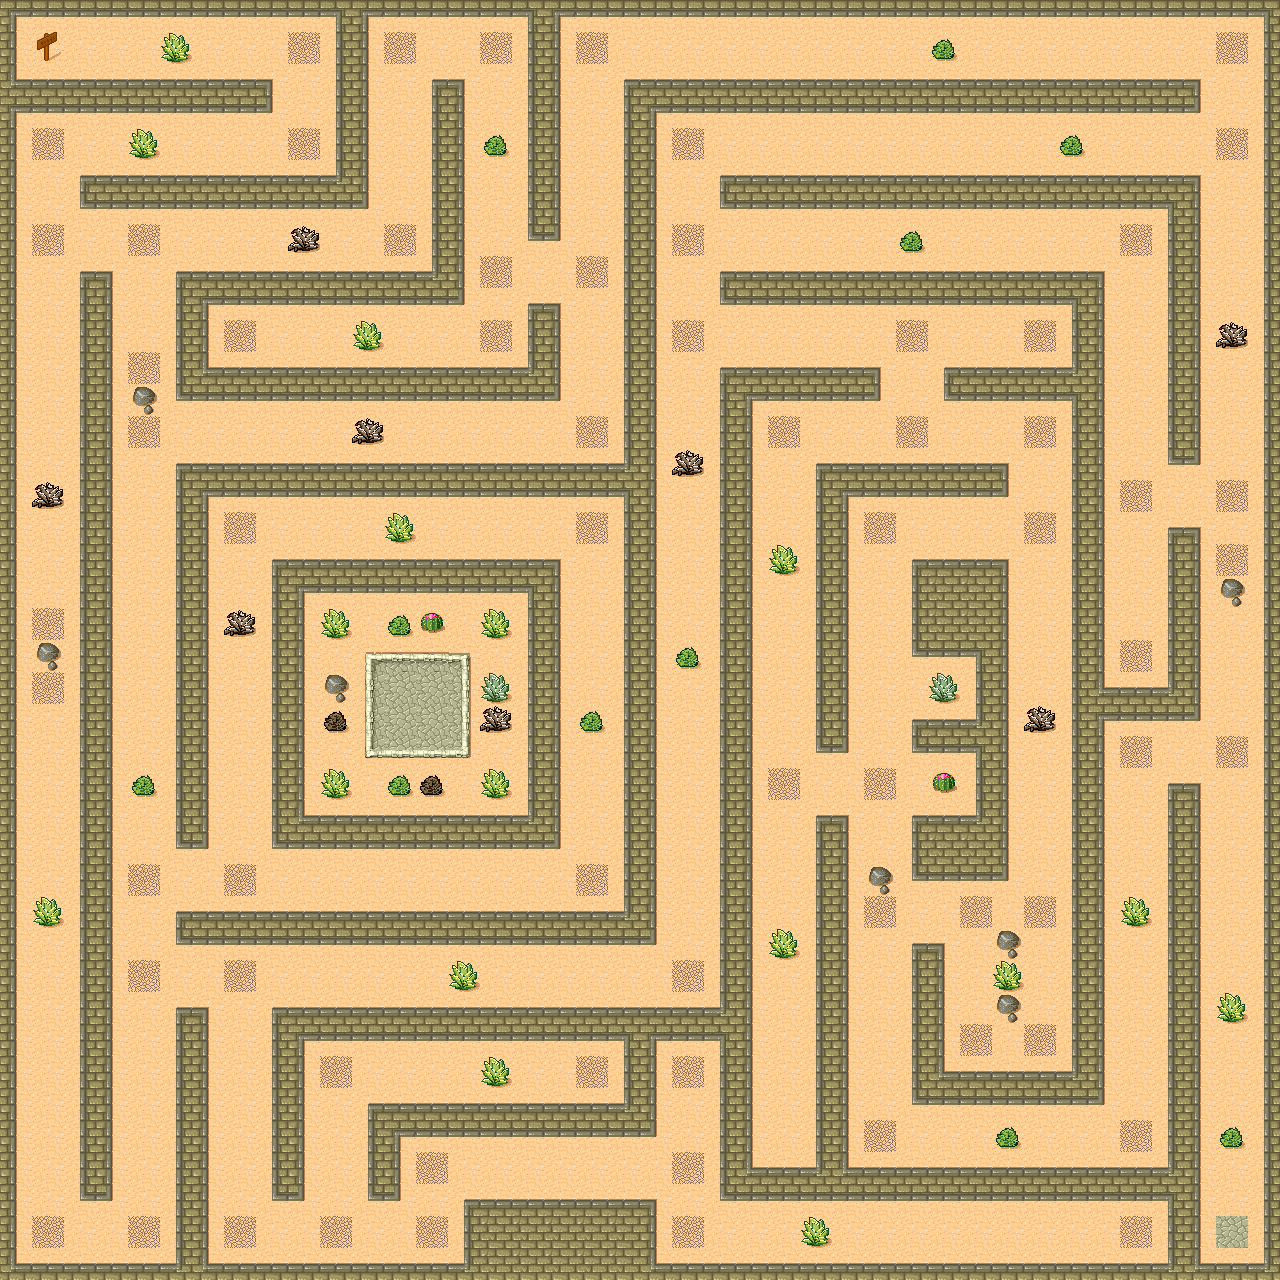

This game map was drawn from its Tiled (.tmx) file and the tilesets committed beside it. A one-line description and the trimmed map source follow:
An orthogonal 40x40 tile map with 32x32 px tiles, 1 tile layer (Ground) and 53 objects.

<map version="1.0" orientation="orthogonal" width="40" height="40" tilewidth="32" tileheight="32">
 <tileset firstgid="1" name="Desert" tilewidth="32" tileheight="32" spacing="3" margin="2">
  <image source="gfx/desert_tiled.png" width="281" height="211" />
  <tile id="0">
   <properties>
    <property name="colidable" value="true" />
   </properties>
  </tile>
  <tile id="1">
   <properties>
    <property name="colidable" value="true" />
   </properties>
  </tile>
  <tile id="2">
   <properties>
    <property name="colidable" value="true" />
   </properties>
  </tile>
  <tile id="8">
   <properties>
    <property name="colidable" value="true" />
   </properties>
  </tile>
  <tile id="9">
   <properties>
    <property name="colidable" value="true" />
   </properties>
  </tile>
  <tile id="10">
   <properties>
    <property name="colidable" value="true" />
   </properties>
  </tile>
  <tile id="14">
   <properties>
    <property name="checkPoint" value="true" />
   </properties>
  </tile>
  <tile id="16">
   <properties>
    <property name="colidable" value="true" />
   </properties>
  </tile>
  <tile id="17">
   <properties>
    <property name="colidable" value="true" />
   </properties>
  </tile>
  <tile id="18">
   <properties>
    <property name="colidable" value="true" />
   </properties>
  </tile>
  <tile id="19">
   <properties>
    <property name="colidable" value="true" />
   </properties>
  </tile>
  <tile id="20">
   <properties>
    <property name="colidable" value="true" />
   </properties>
  </tile>
  <tile id="27">
   <properties>
    <property name="colidable" value="true" />
   </properties>
  </tile>
  <tile id="28">
   <properties>
    <property name="colidable" value="true" />
   </properties>
  </tile>
  <tile id="30">
   <properties>
    <property name="cactus" value="true" />
   </properties>
  </tile>
  <tile id="31">
   <properties>
    <property name="colidable" value="true" />
   </properties>
  </tile>
  <tile id="33">
   <properties>
    <property name="endPoint" value="true" />
   </properties>
  </tile>
  <tile id="45">
   <properties>
    <property name="startPoint" value="true" />
   </properties>
  </tile>
 </tileset>
 <layer name="Ground" width="40" height="40">
  <data>[1600 cells, 1600 non-empty, 32 distinct tile ids]</data>
 </layer>
 <objectgroup name="Walls" width="40" height="40">
  <properties>
   <property name="wall" value="true" />
  </properties>
  <object x="0" y="0" width="1280" height="32" />
  <object x="0" y="32" width="32" height="1248" />
  <object x="32" y="1248" width="1248" height="64" />
  <object x="1248" y="32" width="32" height="1216" />
  <object x="32" y="64" width="256" height="64" />
  <object x="320" y="32" width="64" height="192" />
  <object x="64" y="160" width="256" height="64" />
  <object x="64" y="256" width="64" height="992" />
  <object x="160" y="992" width="64" height="256" />
  <object x="256" y="992" width="64" height="224" />
  <object x="320" y="992" width="448" height="64" />
  <object x="352" y="1088" width="64" height="128" />
  <object x="416" y="1088" width="256" height="64" />
  <object x="608" y="1056" width="64" height="32" />
  <object x="448" y="1184" width="224" height="64" />
  <object x="160" y="896" width="512" height="64" />
  <object x="32" y="640" width="32" height="32" />
  <object x="128" y="384" width="32" height="32" />
  <object x="160" y="448" width="64" height="416" />
  <object x="224" y="448" width="448" height="64" />
  <object x="256" y="544" width="320" height="320" />
  <object x="608" y="512" width="64" height="384" />
  <object x="416" y="64" width="64" height="256" />
  <object x="160" y="256" width="256" height="64" />
  <object x="160" y="320" width="64" height="96" />
  <object x="224" y="352" width="352" height="64" />
  <object x="512" y="288" width="64" height="64" />
  <object x="512" y="32" width="64" height="224" />
  <object x="608" y="64" width="64" height="384" />
  <object x="672" y="64" width="544" height="64" />
  <object x="704" y="160" width="512" height="64" />
  <object x="1152" y="224" width="64" height="256" />
  <object x="704" y="256" width="416" height="64" />
  <object x="1056" y="320" width="64" height="800" />
  <object x="704" y="352" width="192" height="64" />
  <object x="928" y="352" width="128" height="64" />
  <object x="800" y="448" width="224" height="64" />
  <object x="704" y="416" width="64" height="576" />
  <object x="800" y="512" width="64" height="256" />
  <object x="896" y="544" width="128" height="352" />
  <object x="800" y="800" width="64" height="416" />
  <object x="704" y="1056" width="64" height="160" />
  <object x="768" y="1152" width="32" height="64" />
  <object x="864" y="1152" width="352" height="64" />
  <object x="1152" y="1216" width="64" height="32" />
  <object x="1152" y="768" width="64" height="384" />
  <object x="896" y="928" width="64" height="192" />
  <object x="960" y="1056" width="96" height="64" />
  <object x="992" y="928" width="32" height="32" />
  <object x="992" y="992" width="32" height="32" />
  <object x="1152" y="512" width="64" height="224" />
  <object x="1120" y="672" width="32" height="64" />
  <object x="1216" y="576" width="32" height="32" />
 </objectgroup>
</map>
